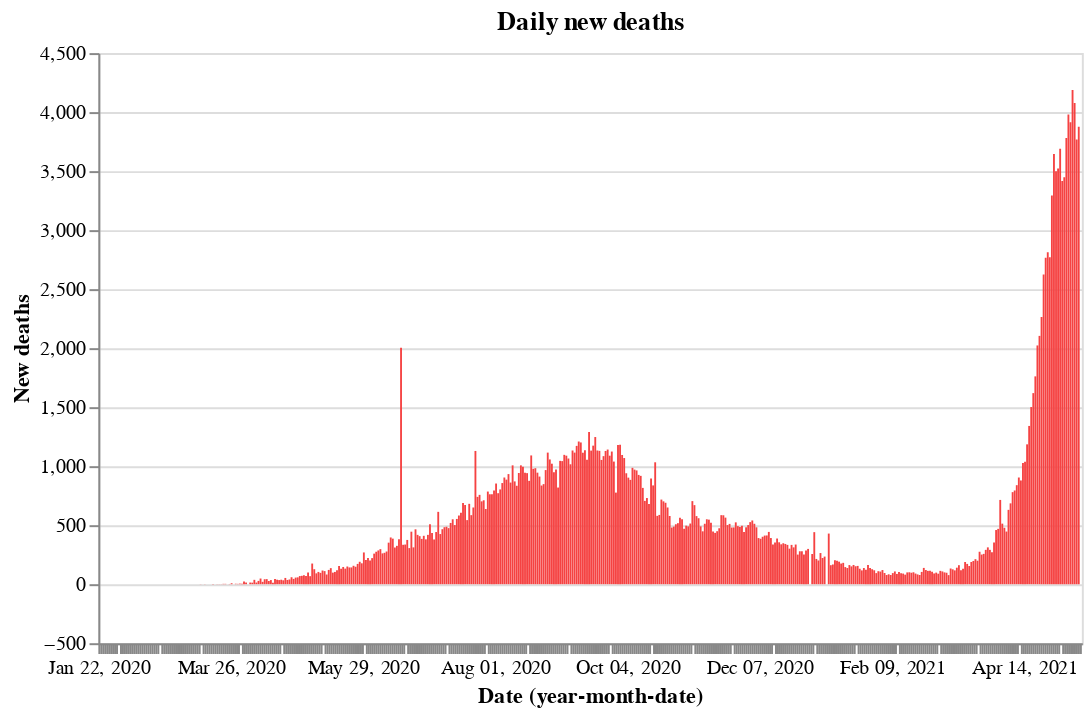

The notebook cell saved with this chart:
### Code cell
base.encode(y='New deaths', color=red).properties(title='Daily new deaths')

### Figure 1 — Vega-Lite specification as saved in the notebook (floating-point values rounded to 4 significant figures; data arrays with more than 128 entries replaced by an {"elided": "..."} marker saying what was removed)
{"config": {"view": {"continuousWidth": 400, "continuousHeight": 300}}, "data": {"name": "data-7fee959eecd0665d1e12162c8e1e4688"}, "mark": "bar", "encoding": {"color": {"value": "#f54242"}, "x": {"type": "ordinal", "field": "Date", "timeUnit": "yearmonthdate"}, "y": {"type": "quantitative", "field": "New deaths"}}, "title": "Daily new deaths", "width": 500, "$schema": "https://vega.github.io/schema/vega-lite/v4.8.1.json", "datasets": {"data-7fee959eecd0665d1e12162c8e1e4688": {"elided": "476 records"}}}
